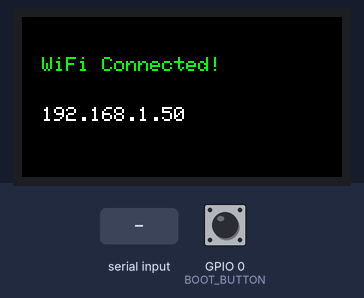
A sketch run on a simulated ESP32. On the bench: 160×80 colour display. Wiring (inferred from the names in the program): APA102 LEDs: data GPIO 40; clock GPIO 39. The test bench sets the inputs (shaded band); at power-on: GPIO 0 (BOOT_BUTTON) HIGH. WiFi joins after 1.5 s; servers stay silent unless stated; EEPROM starts erased; what the sketch prints to the serial monitor is not drawn.

Above: at 13.9 s.
At 16.5 s:
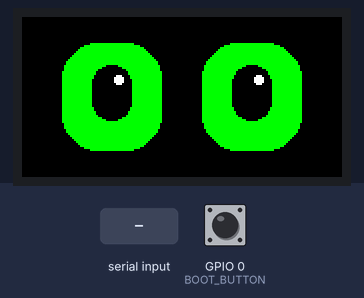
16.6 s: "DEMO\n" received over Serial
At 17.02 s:
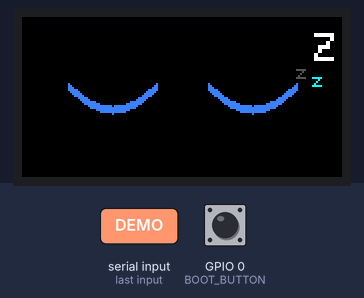
At 20.38 s:
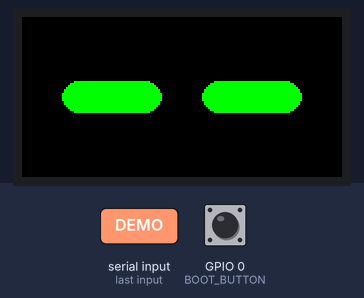

Measured:
- after the input at 16.6 s, the display: first changes at once (image 2 shows a later state)
- what the display in image 0 shows lasts 1.6 s, from 13.8 s to 15.4 s

The sketch:

desk_pet.ino
```cpp
#include <Arduino.h>
#include <WiFi.h>
#include <WiFiUdp.h>
#include <HTTPClient.h>
#include <ArduinoJson.h>
#include <Preferences.h>
#include <Arduino_GFX_Library.h>

#include "apa102.h"
#include "robot_eyes.h"
#include "web_portal.h"

// Hardware Pinout for Pocket-Dongle-S3
#define LCD_MOSI     11
#define LCD_SCLK     10
#define LCD_CS       12
#define LCD_DC       13
#define LCD_RST      14
#define BOOT_BUTTON  0

#define SCREEN_W     160
#define SCREEN_H     80

// Global instances
Apa102Led petLed;
RobotEyes robotEyes;
Preferences prefs;
WebServer apServer(80);
DNSServer dnsServer;
WiFiUDP udp;

Arduino_DataBus *bus = new Arduino_ESP32SPI(LCD_DC, LCD_CS, LCD_SCLK, LCD_MOSI, GFX_NOT_DEFINED);
Arduino_GFX *tft = new Arduino_ST7735(bus, LCD_RST, 1 /* rotation */, true /* IPS */,
                                      80 /* w */, 160 /* h */,
                                      26 /* col_offset1 */, 1 /* row_offset1 */,
                                      26 /* col_offset2 */, 1 /* row_offset2 */,
                                      true /* bgr = true to fix color channels */);
Arduino_Canvas *canvas = new Arduino_Canvas(SCREEN_W, SCREEN_H, tft);

// States
enum PetState {
  STATE_SLEEP = 0,
  STATE_IDLE  = 1,
  STATE_BUSY  = 2,
  STATE_DONE  = 3
};

PetState currentState = STATE_SLEEP;
uint32_t animTick = 0;
uint32_t lastContactTime = 0;
uint32_t lastPollTime = 0;
uint32_t lastDiscoveryTime = 0;

int currentStep = 0;
String currentProgress = "";
String currentTool = "Ready";
String currentSummary = "Waiting task";
String xperiaIP = "";

bool inApMode = false;
bool isConnected = false;

// Pre-configured Known Networks
const char* OFFICE_SSID = "chuanliu";
const char* OFFICE_PASS = "chuanliu123";

const char* HOME_SSID   = "qianzhi";
const char* HOME_PASS   = "qianzhi8888";

void drawEyesFrame(PetState state, const String& progress = "") {
  canvas->fillScreen(0x0000); // Black background

  switch (state) {
    case STATE_SLEEP:
      robotEyes.drawSleep(canvas, animTick);
      break;
    case STATE_IDLE:
      robotEyes.drawIdle(canvas, animTick);
      break;
    case STATE_BUSY:
      robotEyes.drawBusy(canvas, animTick, progress);
      break;
    case STATE_DONE:
      robotEyes.drawCelebrate(canvas, animTick);
      break;
  }

  canvas->flush();
}

void setLedForState(PetState s) {
  switch (s) {
    case STATE_SLEEP:
      petLed.setColor(0, 15, 70, 5); // Dim Blue
      break;
    case STATE_IDLE:
      petLed.setColor(0, 180, 0, 12); // Green
      break;
    case STATE_BUSY:
      petLed.setColor(200, 140, 0, 15); // Yellow
      break;
    case STATE_DONE:
      petLed.setColor(180, 0, 180, 15); // Purple
      break;
  }
}

// ──────────────── Boot Sequence Demo ────────────────
void runBootDemo() {
  Serial.println("Starting 12-second boot demo for states: SLEEP, IDLE, BUSY, DONE");

  // State 1: SLEEP (3 seconds)
  setLedForState(STATE_SLEEP);
  uint32_t start = millis();
  while (millis() - start < 3000) {
    animTick++;
    drawEyesFrame(STATE_SLEEP, "");
    delay(50);
  }

  // State 2: IDLE (3 seconds)
  setLedForState(STATE_IDLE);
  start = millis();
  while (millis() - start < 3000) {
    animTick++;
    drawEyesFrame(STATE_IDLE, "");
    delay(50);
  }

  // State 3: BUSY (3 seconds)
  setLedForState(STATE_BUSY);
  start = millis();
  while (millis() - start < 3000) {
    animTick++;
    drawEyesFrame(STATE_BUSY, "3/5");
    delay(50);
  }

  // State 4: DONE (3 seconds)
  setLedForState(STATE_DONE);
  start = millis();
  while (millis() - start < 3000) {
    animTick++;
    drawEyesFrame(STATE_DONE, "");
    delay(50);
  }
}

// ──────────────── WiFi Management ────────────────
bool attemptConnect(const char* ssid, const char* pass, int timeoutSec = 7) {
  if (!ssid || strlen(ssid) == 0) return false;

  Serial.printf("Connecting to WiFi: %s ...\n", ssid);
  canvas->fillScreen(0x0000);
  canvas->setTextSize(1);
  canvas->setTextColor(0xFFE0);
  canvas->setCursor(10, 15);
  canvas->println("Connecting WiFi...");
  canvas->setTextColor(0xFFFF);
  canvas->setCursor(10, 35);
  canvas->println(ssid);
  canvas->flush();

  WiFi.disconnect(true);
  delay(100);
  WiFi.mode(WIFI_STA);
  WiFi.begin(ssid, pass);

  uint32_t t0 = millis();
  while (WiFi.status() != WL_CONNECTED && (millis() - t0 < timeoutSec * 1000)) {
    delay(250);
    Serial.print(".");
  }
  Serial.println();

  if (WiFi.status() == WL_CONNECTED) {
    Serial.printf("Connected! IP: %s\n", WiFi.localIP().toString().c_str());
    canvas->fillScreen(0x0000);
    canvas->setTextColor(0x07E0);
    canvas->setCursor(10, 20);
    canvas->println("WiFi Connected!");
    canvas->setTextColor(0xFFFF);
    canvas->setCursor(10, 45);
    canvas->println(WiFi.localIP().toString());
    canvas->flush();
    delay(1500);
    return true;
  }
  return false;
}

void startApConfigMode() {
  inApMode = true;
  Serial.println("Entering AP Config Mode...");
  petLed.setColor(0, 100, 100, 15); // Cyan LED

  WiFi.mode(WIFI_AP);
  IPAddress apIP(192, 168, 4, 1);
  WiFi.softAPConfig(apIP, apIP, IPAddress(255, 255, 255, 0));
  WiFi.softAP("Pocket-Pet-AP", "12345678");

  dnsServer.start(53, "*", apIP);
  setupApPortal();

  canvas->fillScreen(0x0000);
  canvas->setTextSize(1);
  canvas->setTextColor(0xFFE0);
  canvas->setCursor(8, 10);
  canvas->println("[AP Config Mode]");
  canvas->setTextColor(0xFFFF);
  canvas->setCursor(8, 30);
  canvas->println("SSID: Pocket-Pet-AP");
  canvas->setCursor(8, 46);
  canvas->println("Pass: 12345678");
  canvas->setTextColor(0x07FF);
  canvas->setCursor(8, 64);
  canvas->println("Web: 192.168.4.1");
  canvas->flush();
}

void connectWifiMulti() {
  prefs.begin("deskpet", true);
  String customSSID = prefs.getString("ssid", "");
  String customPass = prefs.getString("pass", "");
  xperiaIP = prefs.getString("xperia_ip", "");
  prefs.end();

  // 1. Try Custom WiFi if configured
  if (customSSID.length() > 0) {
    if (attemptConnect(customSSID.c_str(), customPass.c_str(), 8)) {
      isConnected = true;
      return;
    }
  }

  // 2. Try Office WiFi
  if (attemptConnect(OFFICE_SSID, OFFICE_PASS, 6)) {
    isConnected = true;
    return;
  }

  // 3. Try Home WiFi
  if (attemptConnect(HOME_SSID, HOME_PASS, 7)) {
    isConnected = true;
    return;
  }

  // 4. Fallback to AP Mode
  startApConfigMode();
}

// ──────────────── Discovery & Polling ────────────────
void sendDiscoveryPacket() {
  if (WiFi.status() != WL_CONNECTED) return;
  IPAddress broadcastIP = ~WiFi.subnetMask() | WiFi.gatewayIP();
  udp.beginPacket(broadcastIP, 8888);
  udp.write((const uint8_t*)"DISCOVER_DESK_PET", 17);
  udp.endPacket();
}

void checkUdpResponse() {
  int packetSize = udp.parsePacket();
  if (packetSize > 0) {
    char buf[256];
    int len = udp.read(buf, sizeof(buf) - 1);
    if (len > 0) {
      buf[len] = '\0';
      StaticJsonDocument<256> doc;
      if (deserializeJson(doc, buf) == DeserializationError::Ok) {
        if (doc.containsKey("service") && doc["service"] == "desk-pet") {
          xperiaIP = udp.remoteIP().toString();
          Serial.printf("Discovered Xperia at: %s\n", xperiaIP.c_str());
          prefs.begin("deskpet", false);
          prefs.putString("xperia_ip", xperiaIP);
          prefs.end();
        }
      }
    }
  }
}

void pollXperia() {
  if (xperiaIP.length() == 0) {
    // If we don't know the IP yet, broadcast discovery
    if (millis() - lastDiscoveryTime > 4000) {
      lastDiscoveryTime = millis();
      sendDiscoveryPacket();
    }
    return;
  }

  HTTPClient http;
  String url = "http://" + xperiaIP + ":8088/desk-pet-state.json";
  http.begin(url);
  http.setTimeout(1200);

  int httpCode = http.GET();
  if (httpCode == 200) {
    String payload = http.getString();
    StaticJsonDocument<384> doc;
    if (deserializeJson(doc, payload) == DeserializationError::Ok) {
      lastContactTime = millis();
      String st = doc["state"].as<String>();
      if (doc.containsKey("progress")) {
        currentProgress = doc["progress"].as<String>();
        if (currentProgress == "null") currentProgress = "";
      } else {
        currentProgress = "";
      }
      currentStep = doc["step"] | 0;
      currentTool = doc["tool"].as<String>();
      currentSummary = doc["summary"].as<String>();

      if (st == "busy") {
        currentState = STATE_BUSY;
      } else if (st == "done") {
        currentState = STATE_DONE;
      } else {
        currentState = STATE_IDLE;
      }
      static String lastStateStr = "";
      static String lastProgStr = "";
      if (st != lastStateStr || currentProgress != lastProgStr) {
        lastStateStr = st;
        lastProgStr = currentProgress;
        Serial.printf("State update: %s (progress: %s, tool: %s)\n", st.c_str(), currentProgress.c_str(), currentTool.c_str());
      }
    }
  } else {
    // If request failed, periodically resend discovery in case IP changed
    if (millis() - lastDiscoveryTime > 5000) {
      lastDiscoveryTime = millis();
      sendDiscoveryPacket();
    }
  }
  http.end();
}

// ──────────────── Setup & Main Loop ────────────────
void setup() {
  Serial.begin(115200);
  pinMode(BOOT_BUTTON, INPUT_PULLUP);

  // Initialize APA102 LED
  petLed.begin();
  petLed.setColor(0, 40, 0, 5);

  // Initialize Screen
  if (!tft->begin()) {
    Serial.println("TFT init failed!");
  }
  tft->setRotation(1);

  if (!canvas->begin()) {
    Serial.println("Canvas init failed!");
  }

  // 1. Run the requested 4-state boot sequence demo
  runBootDemo();

  // 2. Check if BOOT button is held down to force AP mode
  if (digitalRead(BOOT_BUTTON) == LOW) {
    delay(500);
    if (digitalRead(BOOT_BUTTON) == LOW) {
      startApConfigMode();
      return;
    }
  }

  // 3. Connect to Wi-Fi
  connectWifiMulti();
  if (isConnected) {
    udp.begin(8888);
    sendDiscoveryPacket();
    lastContactTime = millis();
    currentState = STATE_IDLE;
  }
}

void loop() {
  // If in AP Config Mode
  if (inApMode) {
    dnsServer.processNextRequest();
    apServer.handleClient();
    delay(10);
    return;
  }

  // Check BOOT button (long press > 2.5s enters AP mode)
  if (digitalRead(BOOT_BUTTON) == LOW) {
    uint32_t pressStart = millis();
    while (digitalRead(BOOT_BUTTON) == LOW) {
      delay(50);
      if (millis() - pressStart > 2500) {
        startApConfigMode();
        return;
      }
    }
  }

  // Serial command handler
  if (Serial.available()) {
    String cmd = Serial.readStringUntil('\n');
    cmd.trim();
    if (cmd.startsWith("SET_XPERIA_IP ")) {
      xperiaIP = cmd.substring(14);
      xperiaIP.trim();
      prefs.begin("deskpet", false);
      prefs.putString("xperia_ip", xperiaIP);
      prefs.end();
      Serial.printf("OK: Xperia IP set to %s\n", xperiaIP.c_str());
    } else if (cmd.startsWith("SET_PROGRESS ")) {
      currentProgress = cmd.substring(13);
      currentProgress.trim();
      Serial.printf("OK: Progress set to %s\n", currentProgress.c_str());
    } else if (cmd == "INFO") {
      Serial.printf("INFO: WiFi=%s, IP=%s, XperiaIP=%s, State=%d, Progress=%s\n",
                    WiFi.SSID().c_str(), WiFi.localIP().toString().c_str(),
                    xperiaIP.c_str(), currentState, currentProgress.c_str());
    } else if (cmd == "DEMO") {
      Serial.println("OK: Running boot demo");
      runBootDemo();
    } else if (cmd == "PORTAL") {
      Serial.println("OK: Entering AP portal");
      startApConfigMode();
    }
  }

  // WiFi Connection Watchdog
  if (WiFi.status() == WL_CONNECTED) {
    checkUdpResponse();

    // Poll every 1 second
    if (millis() - lastPollTime > 1000) {
      lastPollTime = millis();
      pollXperia();
    }
  }

  // 30s unreachable timeout -> SLEEP
  if (millis() - lastContactTime > 30000) {
    currentState = STATE_SLEEP;
  }

  // Update LED and Display
  setLedForState(currentState);
  animTick++;

  drawEyesFrame(currentState, currentProgress);

  delay(50);
}
```

apa102.h
```cpp
#pragma once
#include <Arduino.h>

#define LED_DATA_PIN 40
#define LED_CLK_PIN  39

class Apa102Led {
public:
  void begin() {
    pinMode(LED_DATA_PIN, OUTPUT);
    pinMode(LED_CLK_PIN, OUTPUT);
    digitalWrite(LED_DATA_PIN, LOW);
    digitalWrite(LED_CLK_PIN, LOW);
    setColor(0, 0, 0, 0);
  }

  void setColor(uint8_t r, uint8_t g, uint8_t b, uint8_t brightness = 15) {
    auto sendByte = [](uint8_t val) {
      for (int i = 7; i >= 0; i--) {
        digitalWrite(LED_DATA_PIN, (val >> i) & 1);
        digitalWrite(LED_CLK_PIN, HIGH);
        delayMicroseconds(1);
        digitalWrite(LED_CLK_PIN, LOW);
        delayMicroseconds(1);
      }
    };

    // Start frame: 32 zero bits
    for (int i = 0; i < 4; i++) sendByte(0x00);

    // LED frame: 111[5-bit brightness] [R] [G] [B]
    sendByte(0xE0 | (brightness & 0x1F));
    sendByte(r);
    sendByte(g);
    sendByte(b);

    // End frame: 32 one bits
    for (int i = 0; i < 4; i++) sendByte(0xFF);
  }
};

extern Apa102Led petLed;
```

web_portal.h
```cpp
#pragma once
#include <Arduino.h>
#include <WiFi.h>
#include <WebServer.h>
#include <DNSServer.h>
#include <Preferences.h>

extern WebServer apServer;
extern DNSServer dnsServer;
extern Preferences prefs;
extern bool inApMode;

static const char HTML_CONFIG_PAGE[] PROGMEM = R"rawliteral(
<!DOCTYPE html>
<html>
<head>
<meta charset="utf-8">
<meta name="viewport" content="width=device-width, initial-scale=1.0">
<title>DeskPet WiFi 配网</title>
<style>
body { font-family: -apple-system, BlinkMacSystemFont, "Segoe UI", Roboto, sans-serif; background: #121212; color: #fff; padding: 20px; margin: 0; }
.card { background: #1e1e1e; border-radius: 12px; padding: 20px; max-width: 360px; margin: 20px auto; box-shadow: 0 4px 12px rgba(0,0,0,0.5); }
h2 { color: #f39c12; margin-top: 0; text-align: center; }
p { font-size: 14px; color: #aaa; text-align: center; }
label { display: block; margin-top: 14px; font-size: 13px; color: #ddd; }
input { width: 100%; box-sizing: border-box; padding: 10px; margin-top: 6px; border-radius: 8px; border: 1px solid #333; background: #2a2a2a; color: #fff; font-size: 15px; }
input:focus { border-color: #f39c12; outline: none; }
button { width: 100%; padding: 12px; margin-top: 22px; border: none; border-radius: 8px; background: #f39c12; color: #000; font-weight: bold; font-size: 16px; cursor: pointer; }
button:hover { background: #e67e22; }
.footer { margin-top: 16px; font-size: 12px; color: #666; text-align: center; }
</style>
</head>
<body>
<div class="card">
  <h2>🐱 桌宠配网</h2>
  <p>为 ESP32 桌宠设置新的 Wi-Fi 网络</p>
  <form action="/save" method="POST">
    <label>Wi-Fi 名称 (SSID)</label>
    <input type="text" name="ssid" placeholder="输入 Wi-Fi 名称" required>

    <label>Wi-Fi 密码</label>
    <input type="password" name="pass" placeholder="输入密码 (若无留空)">

    <label>Xperia 局域网 IP (可选)</label>
    <input type="text" name="xperia_ip" placeholder="例如 192.168.1.50 (留空则自动查找)">

    <button type="submit">保存并重启</button>
  </form>
  <div class="footer">Pocket-Dongle-S3 DeskPet v1.0</div>
</div>
</body>
</html>
)rawliteral";

inline void setupApPortal() {
  apServer.on("/", HTTP_GET, []() {
    apServer.send_P(200, "text/html", HTML_CONFIG_PAGE);
  });

  apServer.on("/save", HTTP_POST, []() {
    String ssid = apServer.arg("ssid");
    String pass = apServer.arg("pass");
    String xip  = apServer.arg("xperia_ip");

    prefs.begin("deskpet", false);
    prefs.putString("ssid", ssid);
    prefs.putString("pass", pass);
    if (xip.length() > 0) {
      prefs.putString("xperia_ip", xip);
    }
    prefs.end();

    String reply = "<!DOCTYPE html><html><head><meta charset='utf-8'><meta name='viewport' content='width=device-width, initial-scale=1'><style>body{background:#121212;color:#fff;text-align:center;padding:50px;font-family:sans-serif;}</style></head><body><h2>✅ 配置已保存！</h2><p>桌宠正在重启并连接 Wi-Fi: " + ssid + "</p></body></html>";
    apServer.send(200, "text/html", reply);
    delay(1500);
    ESP.restart();
  });

  // Captive portal redirects
  auto redirect = []() {
    apServer.sendHeader("Location", "http://192.168.4.1/", true);
    apServer.send(302, "text/plain", "");
  };
  apServer.on("/generate_204", redirect);
  apServer.on("/hotspot-detect.html", redirect);
  apServer.onNotFound(redirect);

  apServer.begin();
}
```

Source omitted: robot_eyes.h (5950 bytes)
